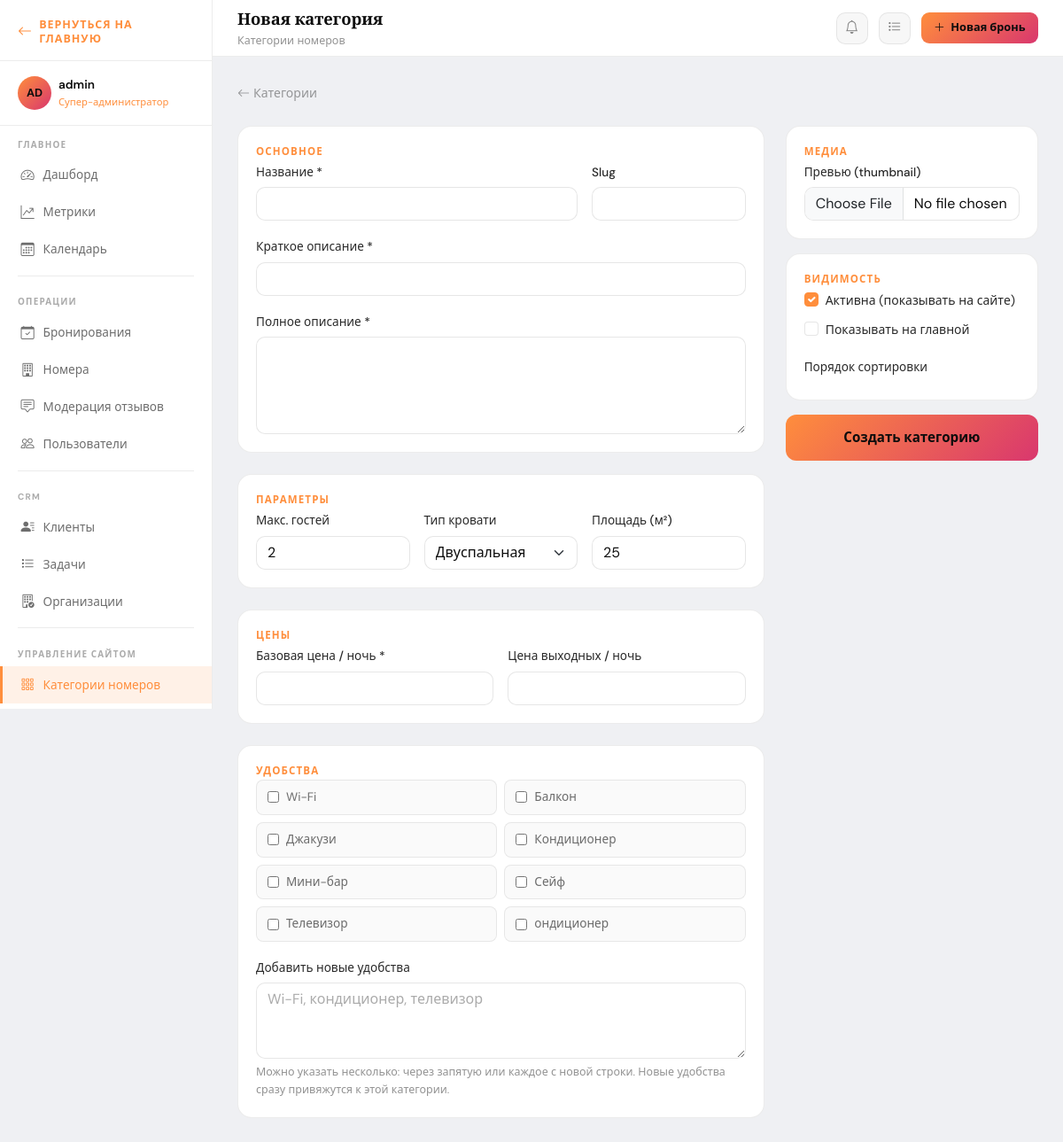
The app's page /manage/categories/create/ (signed in) with its own data.
### apps/accounts/models.py (models this page shows, shortened)
class User(AbstractUser, TimeStampedModel):
    username = None
    email = models.EmailField(_("email"), unique=True)
    role = models.CharField(
        _("роль"),
        max_length=20,
        choices=UserRole.choices,
        default=UserRole.USER,
        db_index=True,
    )
    phone = models.CharField(
        _("телефон"), max_length=20, blank=True, validators=[phone_validator]
    )
    patronymic = models.CharField(_("отчество"), max_length=150, blank=True)
    date_of_birth = models.DateField(_("дата рождения"), null=True, blank=True)
    avatar = models.ImageField(
        _("аватар"), upload_to="avatars/%Y/%m/", null=True, blank=True
    )
    preferred_language = models.CharField(
        _("язык интерфейса"), max_length=10, default="ru", blank=True,
        choices=[("ru", "Русский"), ("en", "English")],
    )
    marketing_consent    = models.BooleanField(_("согласие на рассылку"), default=False)
    email_notifications  = models.BooleanField(_("email-уведомления"),    default=True)
    USERNAME_FIELD  = "email"
    REQUIRED_FIELDS = []
    objects = UserManager()
    class Meta:
        verbose_name         = _("пользоваостиница")
        verbose_name_plural  = _("пользователи")
        ordering             = ["-created_at"]
        indexes = [
            models.Index(fields=["role", "is_active"]),
        ]
    @property
    def is_plain_user(self) -> bool:
        return self.role == UserRole.USER and not self.is_superuser
    @property
    def is_receptionist(self) -> bool:
        return self.has_role(UserRole.RECEPTIONIST)
    @property
    def is_manager(self) -> bool:
        return self.has_role(UserRole.MANAGER)
    @property
    def is_admin(self) -> bool:
        return self.has_role(UserRole.ADMIN)
    @property
    def is_super_admin(self) -> bool:
        return self.is_superuser or self.role == UserRole.SUPER_ADMIN
    def has_role(self, minimum_role: str) -> bool:
        if self.is_superuser:
            return True
        return role_gte(self.role, minimum_role)
    def get_short_name(self) -> str:
        return self.first_name or self.email.split("@")[0]
    def get_initials(self) -> str:
        parts = [self.first_name[:1], self.last_name[:1]]
        return "".join(p for p in parts if p).upper() or self.email[:2].upper()
    @property
    def push_notifications_unread_count(self) -> int:
        return self.push_notifications.filter(is_read=False).count()

### apps/hotel/models.py (models this page shows)
class Amenity(TimeStampedModel, OrderedModel):
    name = models.CharField(_("название"), max_length=100, unique=True)
    icon = models.CharField(
        _("иконка Bootstrap Icons"), max_length=60, default="bi-check-circle",
        help_text=_("Например: bi-wifi, bi-tv, bi-cup-hot")
    )
    category = models.CharField(
        _("категория"), max_length=20,
        choices=AmenityCategory.choices, default=AmenityCategory.COMFORT,
        db_index=True,
    )
    is_highlighted = models.BooleanField(
        _("выделить на сайте"), default=False,
        help_text=_("Показывать в карточке номера крупно")
    )
    class Meta:
        verbose_name = _("удобство")
        verbose_name_plural = _("удобства")
        ordering = ["sort_order", "name"]
    def __str__(self) -> str:
        return self.name

### apps/hotel/views.py (the view, shortened to what this page needs)
class CategoryCreateView(AdminRequiredMixin, View):
    template_name = "hotel/staff/category_form.html"
    def get(self, request):
        return render(request, self.template_name, {
            "form":  RoomCategoryForm(),
            "title": "Новая категория",
            "is_create": True,
        })

### templates/hotel/staff/category_form.html (shortened to what this page needs)
{% extends "dashboard/base_dashboard.html" %}
{% block dashboard_title %}{{ title }}{% endblock %}
{% block dashboard_subtitle %}Категории номеров{% endblock %}
{% block dashboard_content %}
<div class="mb-4">
  <a href="{% url 'hotel:staff_category_list' %}" style="color:rgba(13,13,13,.4);text-decoration:none;font-size:.875rem">
    <i class="bi bi-arrow-left me-1"></i>Категории
  </a>
</div>
<form method="post" enctype="multipart/form-data" novalidate>
  <div class="row g-4">
    <div class="col-lg-8">
      <div class="dash-card mb-4">
        <div class="dash-card-title">Основное</div>
        <div class="row g-3">
          <div class="col-sm-8">
            <label class="form-label">Название *</label>
            {{ form.name }}
          </div>
          <div class="col-sm-4">
            <label class="form-label">Slug</label>
            {{ form.slug }}
          </div>
          <div class="col-12">
            <label class="form-label">Краткое описание *</label>
            {{ form.short_description }}
          </div>
          <div class="col-12">
            <label class="form-label">Полное описание *</label>
            {{ form.description }}
          </div>
        </div>
      </div>
      <div class="dash-card mb-4">
        <div class="dash-card-title">Параметры</div>
        <div class="row g-3">
          <div class="col-sm-4">
            <label class="form-label">Макс. гостей</label>
            {{ form.max_guests }}
          </div>
          <div class="col-sm-4">
            <label class="form-label">Тип кровати</label>
            {{ form.bed_type }}
          </div>
          <div class="col-sm-4">
            <label class="form-label">Площадь (м²)</label>
            {{ form.area_sqm }}
          </div>
        </div>
      </div>
      <div class="dash-card mb-4">
        <div class="dash-card-title">Цены</div>
        <div class="row g-3">
          <div class="col-sm-6">
            <label class="form-label">Базовая цена / ночь *</label>
            {{ form.base_price_per_night }}
          </div>
          <div class="col-sm-6">
            <label class="form-label">Цена выходных / ночь</label>
            {{ form.weekend_price_per_night }}
          </div>
        </div>
      </div>
      <div class="dash-card">
        <div class="dash-card-title">Удобства</div>
        <div style="display:grid;grid-template-columns:repeat(auto-fill,minmax(200px,1fr));gap:.5rem;margin-bottom:1rem">
          {% for checkbox in form.amenities %}
          <label style="display:flex;align-items:center;gap:.5rem;cursor:pointer;
                        background:rgba(13,13,13,.02);border:1px solid rgba(13,13,13,.08);
                        border-radius:8px;padding:.5rem .75rem;font-size:.85rem;color:rgba(13,13,13,.6)">
            {{ checkbox.tag }} {{ checkbox.choice_label }}
          </label>
          {% empty %}
          <div style="font-size:.85rem;color:rgba(13,13,13,.45)">
            Пока нет созданных удобств. Добавьте первые ниже.
          </div>
          {% endfor %}
        </div>
        <label class="form-label">Добавить новые удобства</label>
        {{ form.new_amenities }}
        <div style="font-size:.78rem;color:rgba(13,13,13,.45);margin-top:.35rem">
          Можно указать несколько: через запятую или каждое с новой строки. Новые удобства сразу привяжутся к этой категории.
        </div>
      </div>
    </div>
    <div class="col-lg-4">
      <div class="dash-card mb-3">
        <div class="dash-card-title">Медиа</div>
        <label class="form-label">Превью (thumbnail)</label>
        {{ form.thumbnail }}
      </div>
      <div class="dash-card mb-3">
        <div class="dash-card-title">Видимость</div>
        <div class="form-check mb-2">
          {{ form.is_active }}
          <label class="form-check-label" for="{{ form.is_active.id_for_label }}">Активна (показывать на сайте)</label>
        </div>
        <div class="form-check mb-3">
          {{ form.is_featured }}
          <label class="form-check-label" for="{{ form.is_featured.id_for_label }}">Показывать на главной</label>
        </div>
        <label class="form-label">Порядок сортировки</label>
      </div>
      <button type="submit"
              style="width:100%;padding:.85rem;background:linear-gradient(135deg,#ff8e3c,#d9376e);
                     border:none;border-radius:12px;color:#0d0d0d;font-weight:700;cursor:pointer;font-size:.95rem">
        {% if is_create %}Создать категорию{% else %}Сохранить изменения{% endif %}
      </button>
    </div>
  </div>
</form>
{% endblock %}

### templates/dashboard/base_dashboard.html (shortened to what this page needs)
{% extends "base.html" %}
{% load static %}
{% block body_class %}dash-app{% endblock %}
{% block content %}
<div class="dash-layout">
  <aside class="dash-sidebar" id="dashSidebar">
    <div class="sidebar-brand">
      <a href="{% url 'hotel:index' %}" class="sidebar-brand-home" aria-label="Вернуться на главную">
        <i class="bi bi-arrow-left" aria-hidden="true"></i>
        <span>Вернуться на главную</span>
      </a>
    </div>
    <div class="sidebar-user">
      <div class="d-flex align-items-center gap-2">
        <div class="sidebar-user-avatar">
          {% if request.user.avatar %}
            <img src="{{ request.user.avatar.url }}" alt="" />
          {% else %}
            {{ request.user.get_initials }}
          {% endif %}
        </div>
        <div>
          <div class="sidebar-user-name">{{ request.user.get_short_name }}</div>
          <div class="sidebar-user-role">{{ request.user.get_role_display }}</div>
        </div>
      </div>
    </div>
    <ul class="sidebar-nav" style="flex:1;padding-bottom:1rem">
      <div class="sidebar-section-label">Главное</div>
      <li>
        <a href="{% url 'dashboard:index' %}"
           class="{% if request.resolver_match.url_name == 'index' and request.resolver_match.namespace == 'dashboard' %}active{% endif %}">
          <i class="bi bi-speedometer2"></i> Дашборд
        </a>
      </li>
      {% if request.user.is_manager or request.user.is_admin or request.user.is_super_admin or request.user.is_superuser %}
      <li>
        <a href="{% url 'dashboard:metrics' %}"
           class="{% if request.resolver_match.url_name == 'metrics' %}active{% endif %}">
          <i class="bi bi-graph-up-arrow"></i> Метрики
        </a>
      </li>
      {% endif %}
      <li>
        <a href="{% url 'dashboard:calendar' %}"
           class="{% if request.resolver_match.url_name == 'calendar' %}active{% endif %}">
          <i class="bi bi-calendar3"></i> Календарь
        </a>
      </li>
      <div class="sidebar-divider"></div>
      <div class="sidebar-section-label">Операции</div>
      <li>
        <a href="{% url 'bookings:staff_list' %}"
           class="{% if request.resolver_match.namespace == 'bookings' %}active{% endif %}">
          <i class="bi bi-calendar-check"></i> Бронирования
        </a>
      </li>
      <li>
        <a href="{% url 'dashboard:rooms' %}"
           class="{% if request.resolver_match.url_name == 'rooms' %}active{% endif %}">
          <i class="bi bi-building"></i> Номера
        </a>
      </li>
      {% if request.user.is_receptionist %}
      <li>
        <a href="{% url 'dashboard:reviews' %}"
           class="{% if request.resolver_match.url_name == 'reviews' %}active{% endif %}">
          <i class="bi bi-chat-square-text"></i> Модерация отзывов
        </a>
      </li>
      {% endif %}
      <li>
        <a href="{% url 'accounts:user_list' %}"
           class="{% if request.resolver_match.namespace == 'accounts' and 'user' in request.resolver_match.url_name %}active{% endif %}">
          <i class="bi bi-people"></i> Пользователи
        </a>
      </li>
      <div class="sidebar-divider"></div>
      <div class="sidebar-section-label">CRM</div>
      <li>
        <a href="{% url 'crm:client_list' %}"
           class="{% if request.resolver_match.namespace == 'crm' and 'client' in request.resolver_match.url_name %}active{% endif %}">
          <i class="bi bi-person-lines-fill"></i> Клиенты
        </a>
      </li>
      <li>
        <a href="{% url 'crm:task_list' %}"
           class="{% if request.resolver_match.url_name == 'task_list' %}active{% endif %}">
          <i class="bi bi-list-task"></i> Задачи
        </a>
      </li>
      <li>
        <a href="{% url 'crm:organization_list' %}"
           class="{% if request.resolver_match.url_name == 'organization_list' %}active{% endif %}">
          <i class="bi bi-building-check"></i> Организации
        </a>
      </li>
      <div class="sidebar-divider"></div>
      <div class="sidebar-section-label">Управление сайтом</div>
      <li>
        <a href="{% url 'hotel:staff_category_list' %}"
           class="{% if request.resolver_match.namespace == 'hotel' and 'category' in request.resolver_match.url_name %}active{% endif %}">
          <i class="bi bi-grid-3x3-gap"></i> Категории номеров
        </a>
      </li>
      <li>
        <a href="{% url 'hotel:staff_room_list' %}"
           class="{% if request.resolver_match.namespace == 'hotel' and 'room' in request.resolver_match.url_name and 'category' not in request.resolver_match.url_name %}active{% endif %}">
        </a>
      </li>
    </ul>
  </aside>
  <div class="dash-main">
    <div class="dash-topbar">
      <div class="dash-topbar-info">
        <div class="dash-topbar-title">{% block dashboard_title %}Панель управления{% endblock %}</div>
        <div class="dash-topbar-subtitle">{% block dashboard_subtitle %}{% endblock %}</div>
      </div>
      <div class="dash-topbar-actions">
        {% with unread_count=request.user.push_notifications_unread_count %}
        <div class="notif-wrap">
          <button type="button" class="topbar-icon-btn notif-toggle-btn" id="notifToggleBtn"
                  onclick="toggleNotifPanel(event)" aria-label="Уведомления" aria-expanded="false">
            <i class="bi bi-bell"></i>
          </button>
        </div>
        {% endwith %}
        <a href="{% url 'crm:task_list' %}" class="topbar-icon-btn" title="Задачи">
          <i class="bi bi-list-task"></i>
        </a>
        <a href="{% url 'bookings:staff_create' %}" class="topbar-new-booking" title="Новая бронь">
          <i class="bi bi-plus-lg"></i>
          <span>Новая бронь</span>
        </a>
      </div>
    </div>
    <div class="dash-content">
      {% block dashboard_content %}{% endblock %}
    </div>
  </div>
</div>
{% endblock %}

### records on screen
User: user.get_initials "AD", user.get_short_name "admin", user.role "Супер-администратор"
Amenity: choice_label "Wi-Fi"
Amenity: choice_label "Балкон"
Amenity: choice_label "Джакузи"
Amenity: choice_label "Кондиционер"
Amenity: choice_label "Мини-бар"
Amenity: choice_label "Сейф"
Amenity: choice_label "Телевизор"

### other values on screen
{{ title }} "Новая категория"
{{ checkbox.choice_label }} "ондиционер"
